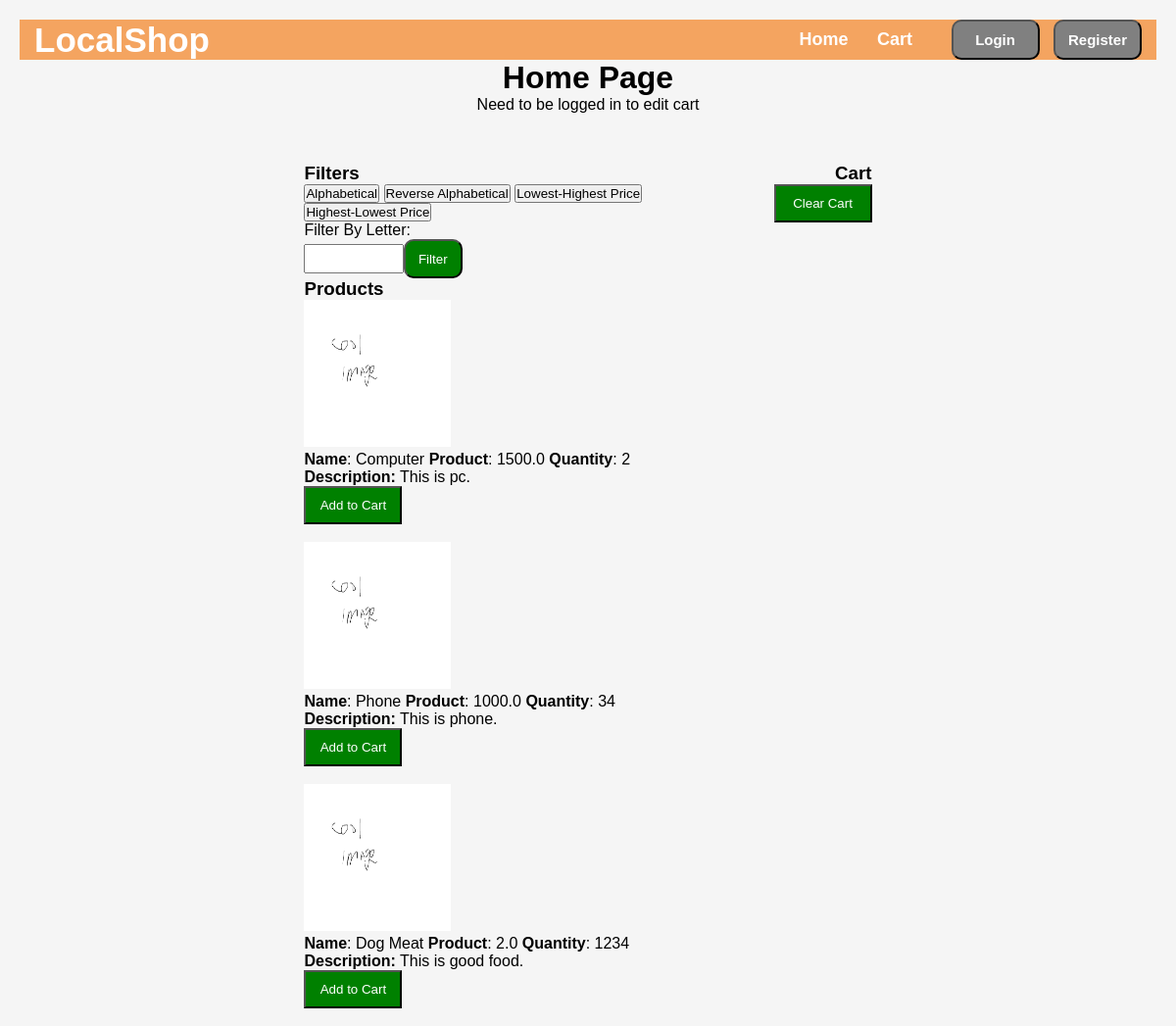
/edit_cart_quantity, run on the app's committed database.
### localShop/models.py (models this page shows, shortened)
class Products(db.Model):
    id = db.Column(db.Integer, primary_key = True)
    name = db.Column(db.String(50), nullable = False)
    price = db.Column(db.Float, nullable = False)
    quantity = db.Column(db.Integer, nullable = False)
    img = db.Column(db.String(50), nullable = False)
    desc = db.Column(db.String(100), nullable = False)

### localShop/routes.py (the view, shortened to what this page needs)
@app.route("/edit_cart_quantity", methods = ["GET","POST"])
def edit_cart_quantity():
    loggedIn = request.cookies.get('loggedIn')
    products = retrieve_products()
    if loggedIn == '2':
        return render_template("home.html", loggedIn = 2, products = products, cart = session["cart"], total = session["total"])
    elif loggedIn == '1':
        flash("Need to be a user to add to cart")
        return render_template("home.html", title = "Admin Management Menu", loggedIn = 1, products = products, total = session["total"])
    else:
        flash("Need to be logged in to edit cart")
        return render_template("home.html", loggedIn = False, products = products)

### hashing.py (called while the page is built)
def retrieve_products():
    return Products.query.all()

### localShop/templates/home.html (shortened to what this page needs)
{% extends "base.html" %}
{% block content %}
<div class="homepage">
  <div class="filteredList">
    <h3>Filters</h3>
    <form method="post" action="/filter">
      <input type="submit" value="Alphabetical" name="action1"/>
      <input type="submit" value="Reverse Alphabetical" name="action2" />
      <input type="submit" value="Lowest-Highest Price" name="action3" />
      <input type="submit" value="Highest-Lowest Price" name="action4" />
      <p>Filter By Letter: </p><input type="text" name = "action5" autocomplete="off"><button type="submit" name = "filter_submit">Filter</button>
    </form>
    <h3>Products</h3>
      <tr>
        {% for row in products %}
          <img src= "{{ row.img }}" width = "150" height = "150">
          <br>
          <td><b>Name</b>: {{ row.name }} </td>
          <td><b>Product</b>: {{ row.price }} </td>
          <td><b>Quantity</b>: {{ row.quantity }} </td>
          <br>
          <td><b>Description:</b> {{ row.desc }}</td>
          <form method = "post" action="/testing_cart">
            <button type = "submit" name = "cart" value = "{{ row.id }}">Add to Cart</button>
          </form>
          <br>
        {% endfor %}
      </tr>
  </div>
  <div class="cart">
    <h3>Cart</h3>
    <form method = "post" action="/clear_cart">
      <button type = "submit" name = "clear_cart">Clear Cart</button>
    </form>
  </div>
</div>
{% endblock content %}

### localShop/templates/base.html (shortened to what this page needs)
<!DOCTYPE html>
<html>
<head>
    <link rel="stylesheet" type="text/css" href="{{ url_for('static',filename='styles.css')}}">
</head>
<body>
<nav class="navbar">
    <div class="navdiv">
        <div class="logo"><a href="/home">LocalShop</a> </div>
        <ul>
            {% if loggedIn == 1 %}
                <li><a href="/admin">Admin Page</a></li>
                <button class="button button2"><a href="/logout">Logout</a></button>
            {% elif loggedIn == 2 %}
                <li><a href="/home">Home</a></li>
                <li><a href="/home">Cart</a></li>
                <li><a href="/order">Orders</a></li>
                <button class="button button2"><a href="/logout">Logout</a></button>
            {% else %}
                <li><a href="/home">Home</a></li>
                <li><a href="/home">Cart</a></li>
                <button class="button button2"><a href="/login">Login</a></button>
                <button class="button button2"><a href="/register">Register</a></button>
            {% endif %}
        </ul>
    </div>
</nav>
<div class="title">
{% if title %}
    <h1>{{title}}</h1>
{% else %}
    <h1>Home Page</h1>
{% endif %}
{% with messages = get_flashed_messages() %}
    {% if messages %}
        {% for message in messages %}
            <p>{{ message }}</p>
        {% endfor %}
    {% endif %}
{% endwith %}
</div>
<div class="container">
    {%block content %} {% endblock %}
</div>
</body>
</html>

### localShop/static/styles.css (style rules this page uses)
* { margin: 0; padding: 0; font-family: 'Poppins', sans-serif; }
* { text-decoration: none; }
.navbar { background: sandybrown; font-family: calibri; padding-right: 15px;padding-left: 15px; }
.navdiv { display: flex; align-items: center; justify-content: space-between; }
.logo a { font-size: 35px; font-weight: 600; color: white; }
li { list-style: none; display: inline-block; }
li a { color: white; font-size: 18px; font-weight: bold; margin-right: 25px; }
.button2 { background-color: gray; margin-left: 10px; border-radius: 10px; padding: 10px; width: 90px; }
.button2 a { color: white; font-weight: bold; font-size: 15px; }
body { background: whitesmoke; font-family: Arial, sans-serif; padding: 20px; }
html, body { height: 100%; }
.title { display: block; flex-wrap: wrap; align-items: center; justify-content: center; text-align: center; }
.container { display: flex; flex-wrap: wrap; justify-content: center; align-items: center; gap: 20px; margin-top: 50px; }
input[type=text], input[type=password] { width: 100%; padding: 12px 20px; margin: 10px 2; box-sizing: border-box; }
button[type="submit"] { display: inline-block; background-color: green; padding: 10px; width: 100px; color: #ffffff; text-align: center; }
input[name = "action5"] { width: 25%; height: 30px; }
button[name = "filter_submit"] { background-color: green; border-radius: 10px; width: 60px; height: 40px; color: #ffffff; text-align: center; }
.filteredList { width:70%; float:left; text-align:left; }
.cart { width:30%; float:left; text-align:right; }

### data on the page
Products: name "Computer", price "1500.0", quantity "2", desc "This is pc.", {{ row.id }} 1 (drawn)
Products: name "Phone", price "1000.0", quantity "34", desc "This is phone.", {{ row.id }} 2 (drawn)
Products: name "Dog Meat", price "2.0", quantity "1234", desc "This is good food.", {{ row.id }} 3 (drawn)

### other printed values
{{ message }} "Need to be logged in to edit cart"
